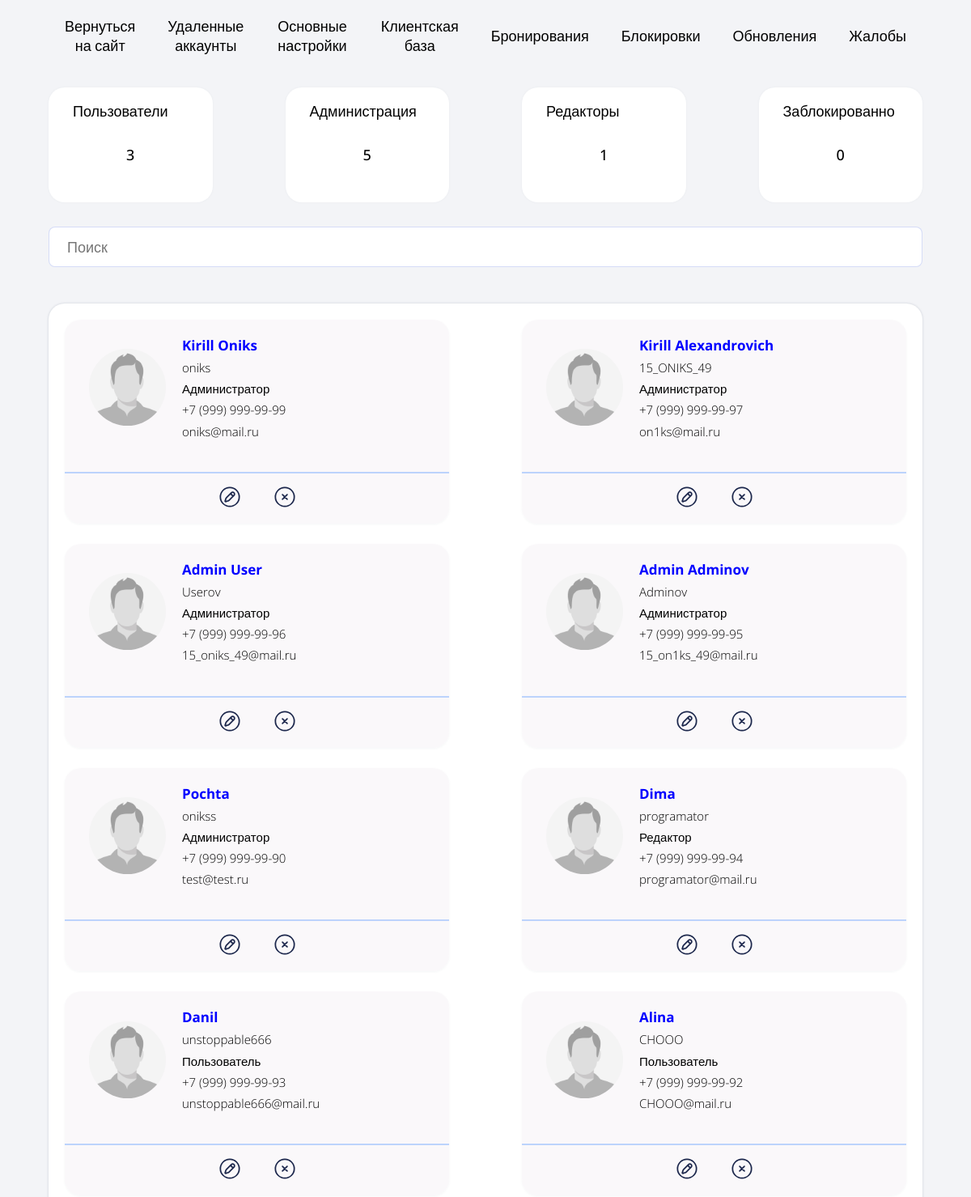
/admin/users.php (signed in, upper part), run on an earlier commit of the app's database.
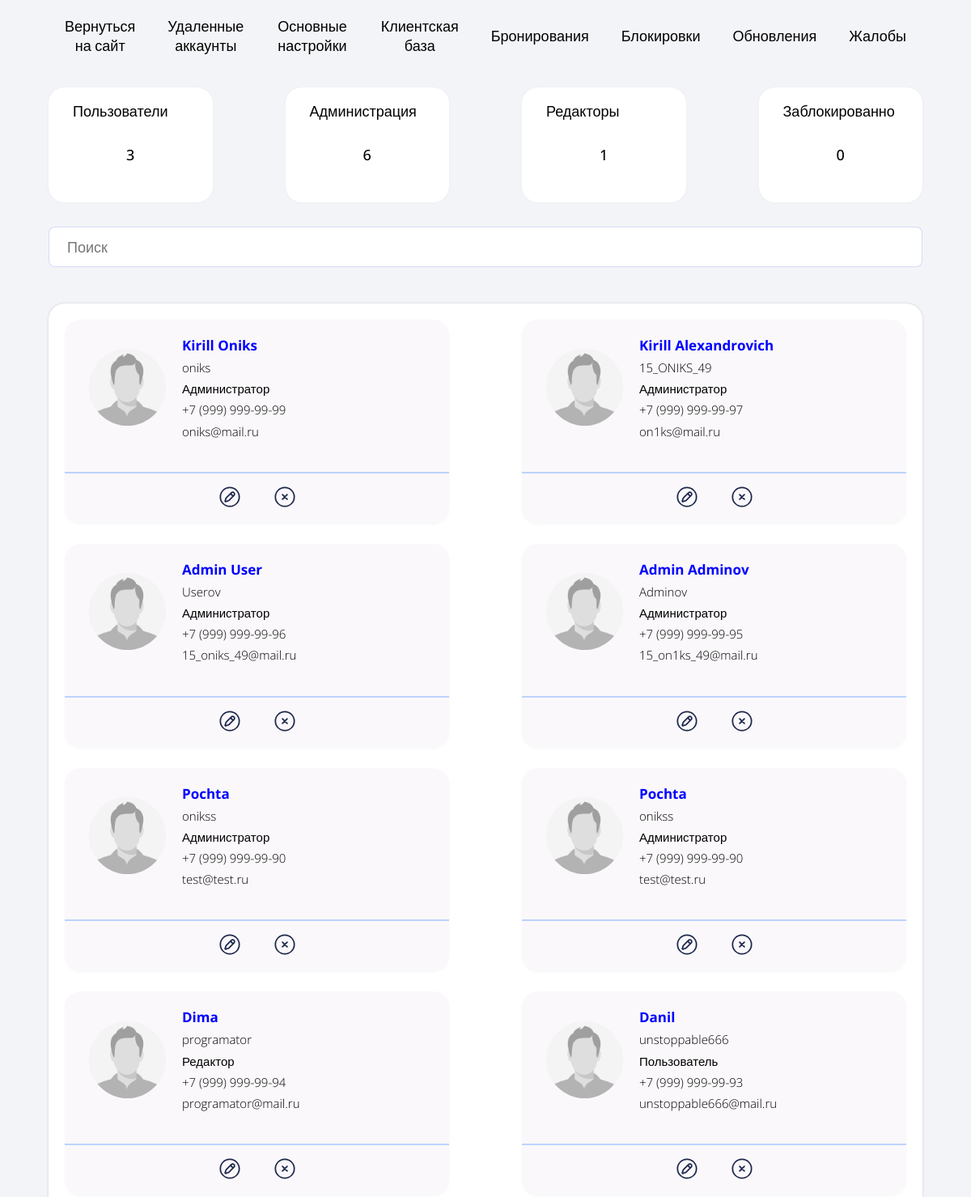
And on a later commit of the database.
### tables this page shows
CREATE TABLE `users` (
  `id` int NOT NULL,
  `name` varchar(256) NOT NULL,
  `login` varchar(256) NOT NULL,
  `pass` varchar(256) NOT NULL,
  `number` varchar(256) NOT NULL,
  `email` varchar(256) NOT NULL,
  `role` varchar(40) NOT NULL,
  `ban` int NOT NULL,
  `reson` varchar(255) NOT NULL
);

### admin/users.php (the view, shortened to what this page needs)
<?php
    require "../core/bd.php";
    $users = mysqli_fetch_all(mysqli_query ($bd, "SELECT * FROM `users` WHERE `role` LIKE 'user' AND `ban` = 0"));
    $editors = mysqli_fetch_all(mysqli_query ($bd, "SELECT * FROM `users` WHERE `role` LIKE 'editor' AND `ban` = 0"));
    $admins = mysqli_fetch_all(mysqli_query ($bd, "SELECT * FROM `users` WHERE `role` LIKE 'admin' AND `ban` = 0"));
    $bans = mysqli_fetch_all(mysqli_query ($bd, "SELECT * FROM `users` WHERE `ban` = 1"));
?>
<!DOCTYPE html>
<html lang="ru">
<head>
    <link rel="stylesheet" href="../css/admins/users.css">
    <link rel="stylesheet" href="../css/media/admins-media/users-media.css">
</head>
<body>
    <header>
        <?php
            require "../components/admin-menu/admin-header.php"
        ?>
    </header>
    <main>
        <section class="info_blocks">
            <div class="block" id="all_users">
                <p class="block_title">Пользователи</p>
                <p class="block_subtitle"><?=count($users);?></p>
            </div>
            <div class="block" id="admins">
                <p class="block_title">Администрация</p>
                <p class="block_subtitle"><?=count($admins);?></p>
            </div>
            <div class="block" id="editors">
                <p class="block_title">Редакторы</p>
                <p class="block_subtitle"><?=count($editors);?></p>
            </div>
            <div class="block" id="bans">
                <p class="block_title">Заблокированно</p>
                <p class="block_subtitle"><?=count($bans);?></p>
            </div>
        </section>
        <section class="search">
            <input type="search" placeholder="Поиск" id="searchInput">
        </section>
        <section class="accounts">
            <?php
                foreach ($admins as $admin) {
                    ?>
                    <div class="block_account" id="userList">
                        <form method="post" id="form_account_for_popup">
                            <div class="top_block_account">
                                <div class="account">
                                    <div class="photo_account">
                                        <img src="../img/admin/avatars/no_avatar.png" alt="">
                                    </div>
                                    <div class="info_account">
                                        <div class="name">
                                            <p><?=$admin["1"];?></p>
                                        </div>
                                        <div class="login">
                                            <p><?=$admin["2"];?></p>
                                        </div>
                                        <div class="role">
                                            <p>Администратор</p>
                                        </div>
                                        <div class="number">
                                            <p name="number"><?=$admin["4"];?></p>
                                        </div>
                                        <div class="email">
                                            <p name="email"><?=$admin["5"];?></p>
                                        </div>
                                    </div>
                                </div>
                            </div>
                            <div class="bottom_block_account">
                                <div class="button_account">
                                    <button class="edit_account" type="submit">
                                        <img src="../img/admin/edit_account.svg" alt="">
                                    </button>
                                    <button class="ban_account" type="submit">
                                        <img src="../img/admin/ban_account.svg" alt="">
                                    </button>
                                </div>
                            </div>
                        </form>
                    </div>
                    <?
                }
                foreach ($editors as $editor) {
                    ?>
                    <div class="block_account" id="userList">
                        <form method="post" id="form_account_for_popup">
                            <div class="top_block_account">
                                <div class="account">
                                    <div class="photo_account">
                                        <img src="../img/admin/avatars/no_avatar.png" alt="">
                                    </div>
                                    <div class="info_account">
                                        <div class="name">
                                            <p><?=$editor["1"];?></p>
                                        </div>
                                        <div class="login">
                                            <p><?=$editor["2"];?></p>
                                        </div>
                                        <div class="role">
                                            <p>Редактор</p>
                                        </div>
                                        <div class="number">
                                            <p><?=$editor["4"];?></p>
                                        </div>
                                        <div class="email">
                                            <p><?=$editor["5"];?></p>
                                        </div>
                                    </div>
                                </div>
                            </div>
                            <div class="bottom_block_account">
                                <div class="button_account">
                                    <button class="edit_account">
                                        <img src="../img/admin/edit_account.svg" alt="">
                                    </button>
                                    <button class="ban_account">
                                        <img src="../img/admin/ban_account.svg" alt="">
                                    </button>
                                </div>
                            </div>
                        </form>
                    </div>
                    <?
                }
                foreach ($users as $user) {
                    ?>
                    <div class="block_account" id="userList">
                        <form method="post" id="form_account_for_popup">
                            <div class="top_block_account">
                                <div class="account">
                                    <div class="photo_account">
                                        <img src="../img/admin/avatars/no_avatar.png" alt="">
                                    </div>
                                    <div class="info_account">
                                        <div class="name">
                                            <p><?=$user["1"];?></p>
                                        </div>
                                        <div class="login">
                                            <p><?=$user["2"];?></p>
                                        </div>
                                        <div class="role">
                                            <p>Пользователь</p>
                                        </div>
                                        <div class="number">
                                            <p><?=$user["4"];?></p>
                                        </div>
                                        <div class="email">
                                            <p><?=$user["5"];?></p>
                                        </div>
                                    </div>
                                </div>
                            </div>
                            <div class="bottom_block_account">
                                <div class="button_account">
                                    <button class="edit_account">
                                        <img src="../img/admin/edit_account.svg" alt="">
                                    </button>
                                    <button class="ban_account">
                                        <img src="../img/admin/ban_account.svg" alt="">
                                    </button>
                                </div>
                            </div>
                        </form>
                    </div>
                    <?
                }
            ?>
        </section>
    </main>
</body>
</html>

### components/admin-menu/admin-header.php
<a href="../index.php">Вернуться на сайт</a>
<a href="dells.php">Удаленные аккаунты</a>
<a href="settings.php">Основные настройки</a>
<a href="users.php">Клиентская база</a>
<a href="bookings.php">Бронирования</a>
<a href="bans.php">Блокировки</a>
<a href="updates.php">Обновления</a>
<a href="claims.php">Жалобы</a>

### css/admins/users.css (style rules this page uses)
* { margin: 0; padding: 0; font-family: 'Open Sans', sans-serif; }
body { background-color: #f3f4f7; width: 100%; height: 100%; }
header,main { width: 90%; margin: 0 auto; max-width: 1800px; }
header { margin: 20px auto 40px; display: flex; align-items: center; justify-content: center; }
header a { font-size: 18px; color: black; text-decoration: none; margin: 0 20px; transition: color .2s ease; text-align: center; }
.info_blocks { width: 100%; display: grid; grid-template-columns: 1fr 1fr 1fr 1fr; grid-gap: 5px 90px; align-items: center; }
.block { background-color: white; padding: 17px 0; border-radius: 20px; font-size: 18px; font-weight: 500; box-shadow: 0 0px 3px 0 rgba(54,74,99,.05); }
.block_title { margin: 0 30px; }
.block_subtitle { text-align: center; margin: 30px 0; }
.search { width: 100%; margin: 30px auto; }
.search input { width: 100%; border: 1px rgb(155 172 235 / 42%) solid; outline: none; border-radius: 8px; padding: 12px 22px; font-size: 18px; cursor: pointer; transition: box-shadow .2s ease; box-sizing: border-box; }
.accounts { display: grid; grid-gap: 25px 90px; grid-template-columns: 1fr 1fr 1fr; width: auto; margin: 45px 0; font-size: 17px; background-color: white; border-radius: 20px; box-shadow: 0 0px 3px 0 rgba(54, 74, 99, 0.219); padding: 20px; }
.block_account { border-radius: 20px; box-shadow: 0 1px 3px 0 rgba(54,74,99,.05); background-color: rgb(245 242 245 / 54%); border: none; }
.top_block_account { padding: 20px 30px 40px 30px; border-bottom: 2px rgb(0 102 255 / 25%) solid; }
.account { display: flex; align-items: center; }
.photo_account { width: 95px; height: 95px; border-radius: 100%; overflow: hidden; margin-right: 20px; }
.photo_account img { width: 100%; height: 100%; object-fit: cover; object-position: center; }
.info_account { font-size: 15px; }
.info_account div:not(:first-child) { margin-top: 7px; line-height: 1.2rem; font-weight: 300; }
.name { color: blue; font-size: 17px; font-weight: bolder; }
.bottom_block_account { padding: 15px 0; }
.button_account { display: flex; justify-content: center; align-items: center; }
.button_account button { margin: 0 20px; cursor: pointer; border: none; outline: none; background: none; }
.button_account img { width: 28px; height: 28px; }

### css/media/admins-media/users-media.css (style rules this page uses)
@media screen and (max-width: 1400px) { .accounts { grid-template-columns: 1fr 1fr; } }

What changed in the data, as far as the page shows it:
no longer on this page (row unchanged): users: name "Alina", login "CHOOO", number "+7 (999) 999-99-92", email "CHOOO@mail.ru"
added users: name "Pochta", login "onikss", number "+7 (999) 999-99-90", email "test@test.ru"
Also different on the page:
count($admins): "5" → "6"
